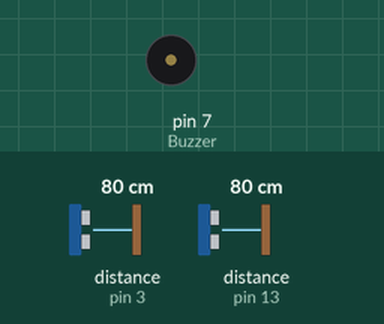
This sketch was run on a simulated Arduino Uno, built with avr-gcc and run on an emulated ATmega328P. Shown: buzzer (waves = sounding). Wiring (inferred from the names in the program): 2 × ultrasonic range finder: trigger pin 4, echo pin 3 / trigger pin 12, echo pin 13. Inputs (shaded band) come from the test bench; at power-on: distance to the obstacle (sensors on pin 3, pin 13) 80 cm. The echo pulse lasts 58.3 µs per cm; what the sketch prints to the serial monitor is not drawn.

Above: at 1.3 s.
1.4 s: distance to the obstacle (sensor on pin 3) set to 74 cm
2.9 s: distance to the obstacle (sensor on pin 3) set to 66 cm
At 3.5 s:
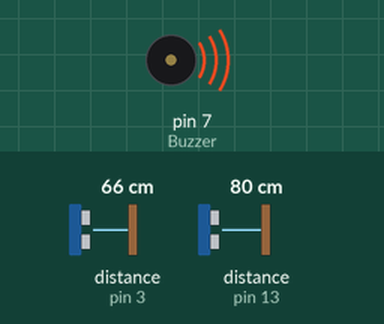
4.5 s: distance to the obstacle (sensor on pin 13) set to 2 cm
At 5.3 s:
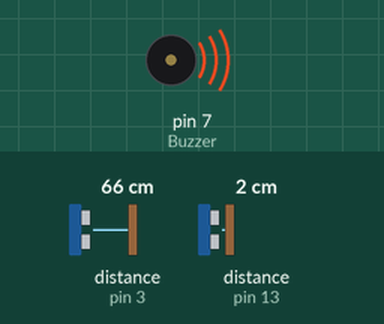
6.6 s: distance to the obstacle (sensor on pin 13) set to 60 cm
9.6 s: distance to the obstacle (sensor on pin 3) set to 120 cm
At 10.7 s:
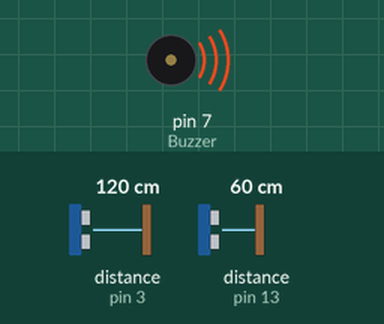
11.6 s: distance to the obstacle (sensor on pin 13) set to 68 cm
13.1 s: distance to the obstacle (sensor on pin 13) set to 75 cm
At 14.6 s:
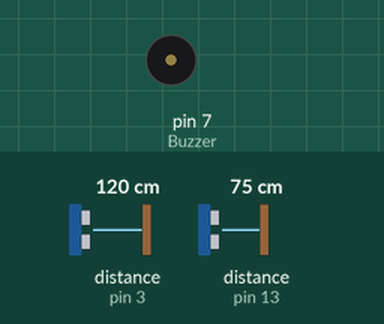
Timing chart, 0 to 15.7 s (numbered marks = the images above; inputs shaded):
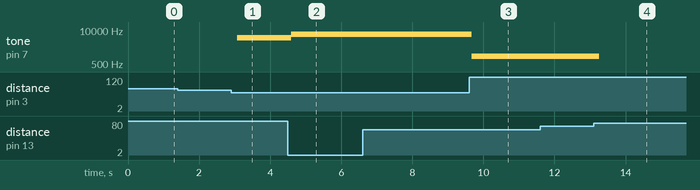

Measured:
- the behaviour switches between 71 and 70 cm on distance to the obstacle (sensor on pin 3) (found by bisection; images 0 and 1)
- the behaviour switches between 71 and 72 cm on distance to the obstacle (sensor on pin 13) (found by bisection; images 3 and 4)
- after the input at 1.4 s, every drawn part: stays the same
- after the input at 2.9 s, tone on pin 7 (Buzzer): silent → 5000 Hz after 0.17 s
- after the input at 4.5 s, tone on pin 7 (Buzzer): 5000 Hz → 7000 Hz after 0.10 s
- after the input at 6.6 s, every drawn part: stays the same
- after the input at 9.6 s, tone on pin 7 (Buzzer): 7000 Hz → 1000 Hz after 0.08 s
- after the input at 11.6 s, every drawn part: stays the same
- after the input at 13.1 s, tone on pin 7 (Buzzer): 1000 Hz → silent after 0.16 s

The sketch:

Smart_Stick.ino
```cpp
#define trigPin  12
#define echoPin  13
#define trigPin1  4
#define echoPin1  3
#define Buzzer 7

void setup ()
        {
        Serial.begin(9600);
        pinMode(trigPin, OUTPUT);
        pinMode(echoPin, INPUT);
        pinMode(trigPin1, OUTPUT);
        pinMode(echoPin1, INPUT);
        pinMode(Buzzer, OUTPUT);
        }

void loop ()
{

     long duration,duration1,distance,distance1;

     digitalWrite(trigPin, LOW);
     delayMicroseconds(2);

     digitalWrite(trigPin, HIGH);
     delayMicroseconds(10);
     digitalWrite(trigPin, LOW);

     duration = pulseIn(echoPin, HIGH);
     distance = (duration/2) / 29.1;
     digitalWrite(trigPin, LOW);

     digitalWrite(trigPin1, LOW);
     delayMicroseconds(2);

     digitalWrite(trigPin1, HIGH);
     delayMicroseconds(10);
     digitalWrite(trigPin1, LOW);

     duration1 = pulseIn(echoPin1, HIGH);
     distance1 = (duration1/2) / 29.1;
     digitalWrite(trigPin1, LOW);

  if (distance<70  && distance1>=70)
       {
       Serial.print("\nobject detected LEFT = ");
       Serial.print("distance= ");
       Serial.print(distance);
       digitalWrite(Buzzer, HIGH);
       tone(Buzzer,1000);
       }

  if (distance>=70 && distance1<70)
       {
       Serial.print("\nobject detected RIGHT ");
       Serial.print("distance1 = ");
       Serial.print(distance1);
       digitalWrite(Buzzer, HIGH);
       tone(Buzzer,5000);
       }

  if (distance<70 && distance1<70)
       {
       Serial.print("object detected CENTRE = ");
       digitalWrite(Buzzer, HIGH);
       tone(Buzzer,7000);
       }
  if(distance>70 && distance1>70)
       {
        Serial.println("NO object detected");
        digitalWrite(Buzzer, LOW);
        noTone(Buzzer);
       }
delay(500);
}
```
